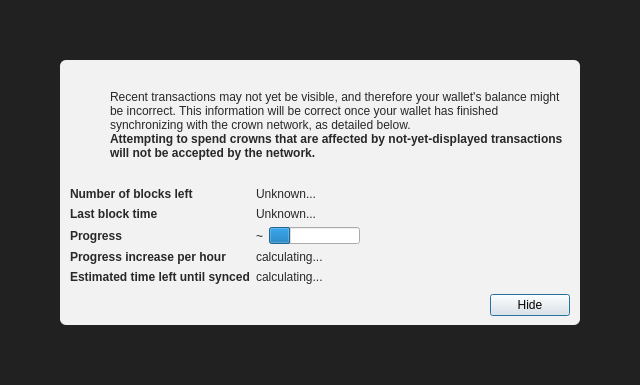
<?xml version="1.0" encoding="UTF-8"?>
<ui version="4.0">
 <class>ModalOverlay</class>
 <widget class="QWidget" name="ModalOverlay">
  <property name="geometry">
   <rect>
    <x>0</x>
    <y>0</y>
    <width>640</width>
    <height>385</height>
   </rect>
  </property>
  <property name="windowTitle">
   <string>Form</string>
  </property>
  <layout class="QVBoxLayout" name="verticalLayout" stretch="0">
   <property name="sizeConstraint">
    <enum>QLayout::SetDefaultConstraint</enum>
   </property>
   <property name="leftMargin">
    <number>0</number>
   </property>
   <property name="topMargin">
    <number>0</number>
   </property>
   <property name="rightMargin">
    <number>0</number>
   </property>
   <property name="bottomMargin">
    <number>0</number>
   </property>
   <item>
    <widget class="QWidget" name="bgWidget" native="true">
     <property name="styleSheet">
      <string notr="true">#bgWidget { background: rgba(0,0,0,220); }</string>
     </property>
     <layout class="QVBoxLayout" name="verticalLayoutMain" stretch="1">
      <property name="leftMargin">
       <number>60</number>
      </property>
      <property name="topMargin">
       <number>60</number>
      </property>
      <property name="rightMargin">
       <number>60</number>
      </property>
      <property name="bottomMargin">
       <number>60</number>
      </property>
      <item>
       <widget class="QWidget" name="contentWidget" native="true">
        <property name="styleSheet">
         <string notr="true">#contentWidget { background: rgba(255,255,255,240); border-radius: 6px; }

QLabel { color: rgb(40,40,40);  }</string>
        </property>
        <layout class="QVBoxLayout" name="verticalLayoutSub" stretch="1,0,0,0">
         <property name="spacing">
          <number>0</number>
         </property>
         <property name="leftMargin">
          <number>10</number>
         </property>
         <property name="topMargin">
          <number>10</number>
         </property>
         <property name="rightMargin">
          <number>10</number>
         </property>
         <property name="bottomMargin">
          <number>10</number>
         </property>
         <item>
          <layout class="QHBoxLayout" name="horizontalLayoutIconText" stretch="0,1">
           <property name="topMargin">
            <number>20</number>
           </property>
           <item>
            <layout class="QVBoxLayout" name="verticalLayoutIcon">
             <property name="leftMargin">
              <number>0</number>
             </property>
             <item>
              <widget class="QPushButton" name="warningIcon">
               <property name="enabled">
                <bool>false</bool>
               </property>
               <property name="text">
                <string/>
               </property>
               <property name="icon">
                <iconset>
                 <normaloff>:/icons/warning</normaloff>
                 <disabledoff>:/icons/warning</disabledoff>:/icons/warning</iconset>
               </property>
               <property name="iconSize">
                <size>
                 <width>48</width>
                 <height>48</height>
                </size>
               </property>
               <property name="flat">
                <bool>true</bool>
               </property>
              </widget>
             </item>
             <item>
              <spacer name="verticalSpacerWarningIcon">
               <property name="orientation">
                <enum>Qt::Vertical</enum>
               </property>
               <property name="sizeHint" stdset="0">
                <size>
                 <width>20</width>
                 <height>40</height>
                </size>
               </property>
              </spacer>
             </item>
            </layout>
           </item>
           <item>
            <layout class="QVBoxLayout" name="verticalLayoutInfoText">
             <property name="leftMargin">
              <number>0</number>
             </property>
             <property name="topMargin">
              <number>0</number>
             </property>
             <item>
              <widget class="QLabel" name="infoText">
               <property name="text">
                <string>Recent transactions may not yet be visible, and therefore your wallet's balance might be incorrect. This information will be correct once your wallet has finished synchronizing with the crown network, as detailed below.</string>
               </property>
               <property name="textFormat">
                <enum>Qt::RichText</enum>
               </property>
               <property name="wordWrap">
                <bool>true</bool>
               </property>
              </widget>
             </item>
             <item>
              <widget class="QLabel" name="infoTextStrong">
               <property name="font">
                <font>
                 <weight>75</weight>
                 <bold>true</bold>
                </font>
               </property>
               <property name="text">
                <string>Attempting to spend crowns that are affected by not-yet-displayed transactions will not be accepted by the network.</string>
               </property>
               <property name="textFormat">
                <enum>Qt::RichText</enum>
               </property>
               <property name="wordWrap">
                <bool>true</bool>
               </property>
              </widget>
             </item>
             <item>
              <spacer name="verticalSpacerInTextSpace">
               <property name="orientation">
                <enum>Qt::Vertical</enum>
               </property>
               <property name="sizeHint" stdset="0">
                <size>
                 <width>20</width>
                 <height>40</height>
                </size>
               </property>
              </spacer>
             </item>
            </layout>
           </item>
          </layout>
         </item>
         <item>
          <spacer name="verticalSpacerAfterText">
           <property name="orientation">
            <enum>Qt::Vertical</enum>
           </property>
           <property name="sizeHint" stdset="0">
            <size>
             <width>20</width>
             <height>40</height>
            </size>
           </property>
          </spacer>
         </item>
         <item>
          <layout class="QFormLayout" name="formLayout">
           <property name="fieldGrowthPolicy">
            <enum>QFormLayout::FieldsStayAtSizeHint</enum>
           </property>
           <property name="horizontalSpacing">
            <number>6</number>
           </property>
           <property name="verticalSpacing">
            <number>6</number>
           </property>
           <property name="topMargin">
            <number>10</number>
           </property>
           <item row="0" column="0">
            <widget class="QLabel" name="labelNumberOfBlocksLeft">
             <property name="font">
              <font>
               <weight>75</weight>
               <bold>true</bold>
              </font>
             </property>
             <property name="text">
              <string>Number of blocks left</string>
             </property>
            </widget>
           </item>
           <item row="0" column="1">
            <widget class="QLabel" name="numberOfBlocksLeft">
             <property name="text">
              <string>Unknown...</string>
             </property>
            </widget>
           </item>
           <item row="1" column="0">
            <widget class="QLabel" name="labelLastBlockTime">
             <property name="font">
              <font>
               <weight>75</weight>
               <bold>true</bold>
              </font>
             </property>
             <property name="text">
              <string>Last block time</string>
             </property>
            </widget>
           </item>
           <item row="1" column="1">
            <widget class="QLabel" name="newestBlockDate">
             <property name="sizePolicy">
              <sizepolicy hsizetype="Maximum" vsizetype="Preferred">
               <horstretch>0</horstretch>
               <verstretch>0</verstretch>
              </sizepolicy>
             </property>
             <property name="text">
              <string>Unknown...</string>
             </property>
            </widget>
           </item>
           <item row="2" column="0">
            <widget class="QLabel" name="labelSyncDone">
             <property name="font">
              <font>
               <weight>75</weight>
               <bold>true</bold>
              </font>
             </property>
             <property name="text">
              <string>Progress</string>
             </property>
            </widget>
           </item>
           <item row="2" column="1">
            <layout class="QHBoxLayout" name="horizontalLayoutSync" stretch="0,1">
             <item>
              <widget class="QLabel" name="percentageProgress">
               <property name="text">
                <string notr="true">~</string>
               </property>
              </widget>
             </item>
             <item>
              <widget class="QProgressBar" name="progressBar">
               <property name="value">
                <number>24</number>
               </property>
               <property name="format">
                <string/>
               </property>
              </widget>
             </item>
            </layout>
           </item>
           <item row="4" column="0">
            <widget class="QLabel" name="labelProgressIncrease">
             <property name="font">
              <font>
               <weight>75</weight>
               <bold>true</bold>
              </font>
             </property>
             <property name="text">
              <string>Progress increase per hour</string>
             </property>
            </widget>
           </item>
           <item row="4" column="1">
            <widget class="QLabel" name="progressIncreasePerH">
             <property name="text">
              <string>calculating...</string>
             </property>
            </widget>
           </item>
           <item row="5" column="0">
            <widget class="QLabel" name="labelEstimatedTimeLeft">
             <property name="font">
              <font>
               <weight>75</weight>
               <bold>true</bold>
              </font>
             </property>
             <property name="text">
              <string>Estimated time left until synced</string>
             </property>
            </widget>
           </item>
           <item row="5" column="1">
            <widget class="QLabel" name="expectedTimeLeft">
             <property name="text">
              <string>calculating...</string>
             </property>
            </widget>
           </item>
          </layout>
         </item>
         <item>
          <layout class="QHBoxLayout" name="horizontalLayoutButtons">
           <property name="leftMargin">
            <number>10</number>
           </property>
           <property name="topMargin">
            <number>10</number>
           </property>
           <item>
            <spacer name="horizontalSpacer">
             <property name="orientation">
              <enum>Qt::Horizontal</enum>
             </property>
             <property name="sizeHint" stdset="0">
              <size>
               <width>40</width>
               <height>20</height>
              </size>
             </property>
            </spacer>
           </item>
           <item>
            <widget class="QPushButton" name="closeButton">
             <property name="text">
              <string>Hide</string>
             </property>
             <property name="shortcut">
              <string>Esc</string>
             </property>
             <property name="focusPolicy">
              <enum>Qt::StrongFocus</enum>
             </property>
             <property name="default">
              <bool>true</bool>
             </property>
            </widget>
           </item>
          </layout>
         </item>
        </layout>
       </widget>
      </item>
     </layout>
    </widget>
   </item>
  </layout>
 </widget>
 <resources/>
 <connections/>
</ui>
